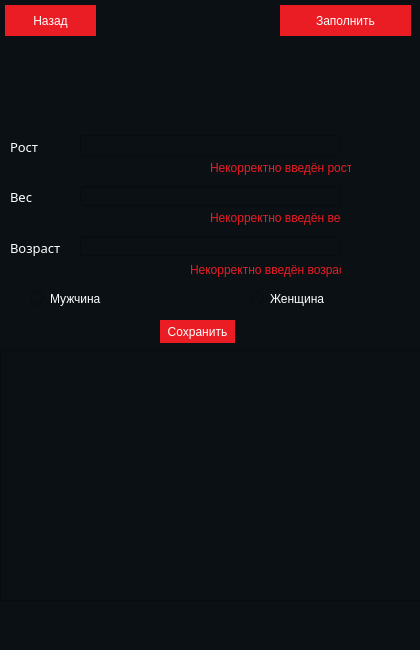
<?xml version="1.0" encoding="UTF-8"?>
<ui version="4.0">
 <class>MainWindow</class>
 <widget class="QMainWindow" name="MainWindow">
  <property name="geometry">
   <rect>
    <x>0</x>
    <y>0</y>
    <width>420</width>
    <height>650</height>
   </rect>
  </property>
  <property name="minimumSize">
   <size>
    <width>420</width>
    <height>650</height>
   </size>
  </property>
  <property name="maximumSize">
   <size>
    <width>420</width>
    <height>650</height>
   </size>
  </property>
  <property name="windowTitle">
   <string>MainWindow</string>
  </property>
  <property name="styleSheet">
   <string notr="true">background-color:#0b1015;
color:white;</string>
  </property>
  <widget class="QWidget" name="centralwidget">
   <widget class="QPushButton" name="pushButton">
    <property name="geometry">
     <rect>
      <x>5</x>
      <y>5</y>
      <width>91</width>
      <height>31</height>
     </rect>
    </property>
    <property name="styleSheet">
     <string notr="true">QPushButton{
	font: 8pt &quot;Century Gothic&quot;;
	background-color:#ea1c24;
	color:white;
	border:None;
}
QPushButton:hover{
	background-color:#E8484D;
}</string>
    </property>
    <property name="text">
     <string>Назад</string>
    </property>
   </widget>
   <widget class="QLabel" name="label">
    <property name="geometry">
     <rect>
      <x>70</x>
      <y>40</y>
      <width>271</width>
      <height>71</height>
     </rect>
    </property>
    <property name="text">
     <string/>
    </property>
    <property name="pixmap">
     <pixmap>exersices/Data_txt.jpg</pixmap>
    </property>
   </widget>
   <widget class="QPushButton" name="pushButton_2">
    <property name="geometry">
     <rect>
      <x>280</x>
      <y>5</y>
      <width>131</width>
      <height>31</height>
     </rect>
    </property>
    <property name="styleSheet">
     <string notr="true">QPushButton{
	font: 8pt &quot;Century Gothic&quot;;
	background-color:#ea1c24;
	color:white;
	border:None;
}
QPushButton:hover{
	background-color:#E8484D;
}</string>
    </property>
    <property name="text">
     <string>Заполнить</string>
    </property>
   </widget>
   <widget class="QLabel" name="label_2">
    <property name="geometry">
     <rect>
      <x>10</x>
      <y>140</y>
      <width>47</width>
      <height>13</height>
     </rect>
    </property>
    <property name="font">
     <font>
      <family>Century Gothic</family>
      <pointsize>10</pointsize>
     </font>
    </property>
    <property name="text">
     <string>Рост</string>
    </property>
   </widget>
   <widget class="QLineEdit" name="lineEdit">
    <property name="geometry">
     <rect>
      <x>80</x>
      <y>135</y>
      <width>261</width>
      <height>21</height>
     </rect>
    </property>
    <property name="styleSheet">
     <string notr="true"/>
    </property>
   </widget>
   <widget class="QLabel" name="label_3">
    <property name="geometry">
     <rect>
      <x>10</x>
      <y>190</y>
      <width>47</width>
      <height>13</height>
     </rect>
    </property>
    <property name="font">
     <font>
      <family>Century Gothic</family>
      <pointsize>10</pointsize>
     </font>
    </property>
    <property name="text">
     <string>Вес</string>
    </property>
   </widget>
   <widget class="QLineEdit" name="lineEdit_2">
    <property name="geometry">
     <rect>
      <x>80</x>
      <y>186</y>
      <width>261</width>
      <height>20</height>
     </rect>
    </property>
   </widget>
   <widget class="QLabel" name="label_4">
    <property name="geometry">
     <rect>
      <x>10</x>
      <y>240</y>
      <width>61</width>
      <height>16</height>
     </rect>
    </property>
    <property name="font">
     <font>
      <family>Century Gothic</family>
      <pointsize>10</pointsize>
     </font>
    </property>
    <property name="text">
     <string>Возраст</string>
    </property>
   </widget>
   <widget class="QLineEdit" name="lineEdit_3">
    <property name="geometry">
     <rect>
      <x>80</x>
      <y>236</y>
      <width>261</width>
      <height>20</height>
     </rect>
    </property>
   </widget>
   <widget class="QRadioButton" name="radioButton">
    <property name="geometry">
     <rect>
      <x>30</x>
      <y>290</y>
      <width>82</width>
      <height>17</height>
     </rect>
    </property>
    <property name="text">
     <string>Мужчина</string>
    </property>
   </widget>
   <widget class="QRadioButton" name="radioButton_2">
    <property name="geometry">
     <rect>
      <x>250</x>
      <y>290</y>
      <width>82</width>
      <height>17</height>
     </rect>
    </property>
    <property name="text">
     <string>Женщина</string>
    </property>
   </widget>
   <widget class="QPushButton" name="pushButton_3">
    <property name="geometry">
     <rect>
      <x>160</x>
      <y>320</y>
      <width>75</width>
      <height>23</height>
     </rect>
    </property>
    <property name="styleSheet">
     <string notr="true">QPushButton{
	font: 8pt &quot;Century Gothic&quot;;
	background-color:#ea1c24;
	color:white;
	border:None;
}
QPushButton:hover{
	background-color:#E8484D;
}</string>
    </property>
    <property name="text">
     <string>Сохранить</string>
    </property>
   </widget>
   <widget class="QLabel" name="label_5">
    <property name="geometry">
     <rect>
      <x>210</x>
      <y>160</y>
      <width>141</width>
      <height>16</height>
     </rect>
    </property>
    <property name="styleSheet">
     <string notr="true">QLabel{
	color:#ea1c24;
}</string>
    </property>
    <property name="text">
     <string>Некорректно введён рост</string>
    </property>
   </widget>
   <widget class="QLabel" name="label_6">
    <property name="geometry">
     <rect>
      <x>210</x>
      <y>210</y>
      <width>131</width>
      <height>16</height>
     </rect>
    </property>
    <property name="styleSheet">
     <string notr="true">QLabel{
	color:#ea1c24;
}</string>
    </property>
    <property name="text">
     <string>Некорректно введён вес</string>
    </property>
   </widget>
   <widget class="QLabel" name="label_7">
    <property name="geometry">
     <rect>
      <x>190</x>
      <y>260</y>
      <width>151</width>
      <height>20</height>
     </rect>
    </property>
    <property name="styleSheet">
     <string notr="true">QLabel{
	color:#ea1c24;
}</string>
    </property>
    <property name="text">
     <string>Некорректно введён возраст</string>
    </property>
   </widget>
   <widget class="QListWidget" name="listWidget">
    <property name="geometry">
     <rect>
      <x>0</x>
      <y>350</y>
      <width>421</width>
      <height>251</height>
     </rect>
    </property>
   </widget>
  </widget>
  <widget class="QMenuBar" name="menubar">
   <property name="geometry">
    <rect>
     <x>0</x>
     <y>0</y>
     <width>420</width>
     <height>21</height>
    </rect>
   </property>
  </widget>
  <widget class="QStatusBar" name="statusbar"/>
 </widget>
 <resources/>
 <connections/>
</ui>
